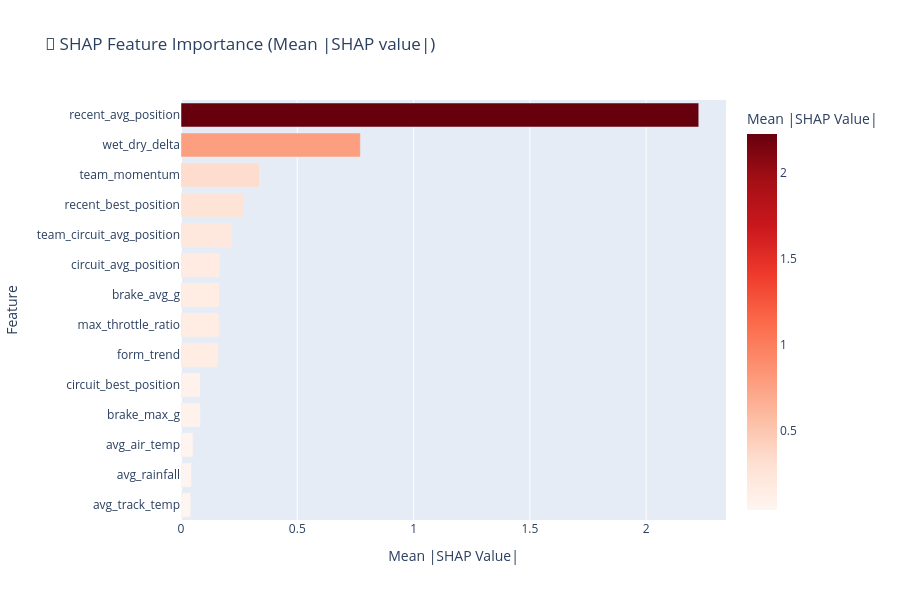

Notebook code for this chart:
### Code cell
# SHAP feature importance (mean absolute SHAP values)
shap_importance = pd.DataFrame({
    'feature': all_features,
    'shap_importance': np.abs(shap_values).mean(axis=0)
}).sort_values('shap_importance', ascending=False)

# Plot with Plotly
fig = px.bar(
    shap_importance.head(15),
    x='shap_importance',
    y='feature',
    orientation='h',
    title='🎯 SHAP Feature Importance (Mean |SHAP value|)',
    labels={'shap_importance': 'Mean |SHAP Value|', 'feature': 'Feature'},
    color='shap_importance',
    color_continuous_scale='Reds',
    height=600
)
fig.update_layout(yaxis={'categoryorder': 'total ascending'})
fig.show()

print("\n🔝 Top 10 features by SHAP:")
print(shap_importance.head(10).to_string(index=False))

### Figure 1 — Plotly figure (JSON) as saved in the notebook; plotly's stock layout.template omitted (floating-point values rounded to 4 significant figures)
{"data": [{"hovertemplate": "Mean |SHAP Value|=%{marker.color}<br>Feature=%{y}<extra></extra>", "legendgroup": "", "marker": {"color": [2.226, 0.7713, 0.3373, 0.2692, 0.2177, 0.167, 0.1653, 0.1643, 0.1598, 0.08277, 0.0825, 0.05196, 0.04454, 0.04195], "coloraxis": "coloraxis", "pattern": {"shape": ""}}, "name": "", "orientation": "h", "showlegend": false, "textposition": "auto", "type": "bar", "x": [2.226, 0.7713, 0.3373, 0.2692, 0.2177, 0.167, 0.1653, 0.1643, 0.1598, 0.08277, 0.0825, 0.05196, 0.04454, 0.04195], "xaxis": "x", "y": ["recent_avg_position", "wet_dry_delta", "team_momentum", "recent_best_position", "team_circuit_avg_position", "circuit_avg_position", "brake_avg_g", "max_throttle_ratio", "form_trend", "circuit_best_position", "brake_max_g", "avg_air_temp", "avg_rainfall", "avg_track_temp"], "yaxis": "y"}], "layout": {"barmode": "relative", "coloraxis": {"colorbar": {"title": {"text": "Mean |SHAP Value|"}}, "colorscale": [[0, "rgb(255,245,240)"], [0.125, "rgb(254,224,210)"], [0.25, "rgb(252,187,161)"], [0.375, "rgb(252,146,114)"], [0.5, "rgb(251,106,74)"], [0.625, "rgb(239,59,44)"], [0.75, "rgb(203,24,29)"], [0.875, "rgb(165,15,21)"], [1, "rgb(103,0,13)"]]}, "height": 600, "legend": {"tracegroupgap": 0}, "title": {"text": "🎯 SHAP Feature Importance (Mean |SHAP value|)"}, "xaxis": {"anchor": "y", "domain": [0, 1], "title": {"text": "Mean |SHAP Value|"}}, "yaxis": {"anchor": "x", "categoryorder": "total ascending", "domain": [0, 1], "title": {"text": "Feature"}}}}
